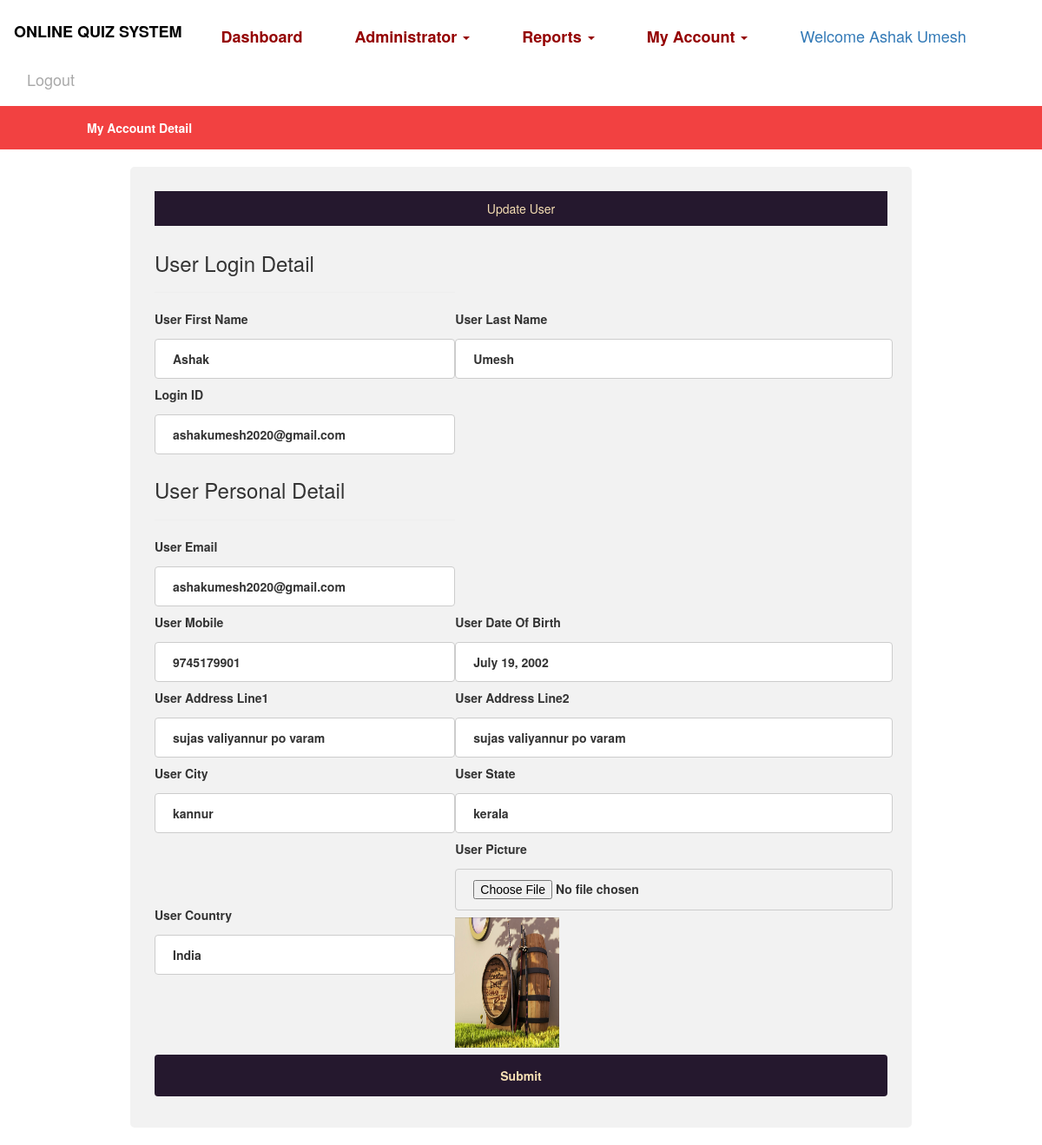
The app's page /myaccount/18 (signed in) with its own data.
### Quiz/models.py (models this page shows, shortened)
class UserDetail(models.Model):
    user = models.ForeignKey(User, on_delete=models.CASCADE, null=True)
    cat = models.CharField(max_length=30, null=True)
    gender = models.CharField(max_length=30, null=True)
    mobile = models.CharField(max_length=10, null=True)
    add1 = models.CharField(max_length=100, null=True)
    add2 = models.CharField(max_length=100, null=True)
    city = models.CharField(max_length=50, null=True)
    state = models.CharField(max_length=50, null=True)
    country = models.CharField(max_length=50, null=True)
    img = models.FileField(null=True)
    dob = models.DateField(null=True)

### Quiz/views.py (the view)
# urls.py: path('myaccount/<int:pid>',MyAccount, name='myaccount'),
def MyAccount(request,pid):
    if not request.user.is_authenticated:
        return redirect('tutorlogin')
    data1 = User.objects.get(id=pid)
    data = UserDetail.objects.get(user=data1)
    if data:
        if request.method == "POST":
            u = request.POST['loginid']
            f = request.POST['fname']
            l = request.POST['lname']
            e = request.POST['email']
            m = request.POST['mob']
            add1 = request.POST['address1']
            add2 = request.POST['address2']
            c = request.POST['user_city']
            s = request.POST['user_state']
            co = request.POST['user_country']
            data.user.first_name = f
            data.user.last_name = l
            data.user.username = u
            data.user.email = e
            data.mobile = m
            data.add1 = add1
            data.add2 = add2
            data.country = co
            data.city = c
            data.state = s
            data.user.save()
            data.save()
            try:
                i = request.FILES['image']
                data.img = i
                data.save()
            except:
                pass
    d = {'data':data}
    return render(request,'myaccount.html',d)

### Quiz/templates/myaccount.html (shortened to what this page needs)
{% extends 'base2.html' %}
{% load static %}
{% block body %}
<div style="background-color:rgb(242,65,65);padding:15px">
        <table width="1000" align="center">
    <tr><th style="color:white"><b>My Account Detail</b></th>
    </tr>
</table>
</div>
<body>
<div class="container">
<p>Update User</p>
<table width="850">
  <form action="" method="post" enctype="multipart/form-data">
<tr>
	<th><h3>User Login Detail</h3><hr></th>
</tr>
    <tr>
    <th><label for="fname">User First Name</label>
    <input type="text" id="fname" name="fname" value="{{request.user.first_name}}"></th>
    <th><label for="lname">User Last Name</label>
    <input type="text" id="lname" name="lname" value="{{request.user.last_name}}"></th>
 </tr>
 <tr>
    <th><label for="Login ID">Login ID</label>
    <input type="text" id="loginid" name="loginid" value="{{request.user.username}}"></th>
 </tr>
<tr>
	<th><h3>User Personal Detail</h3><hr></th>
</tr>
<tr>
 	<th><label for="email">User Email</label>
	<input type="email" id="email" name="email" value="{{request.user.email}}"></th>
</tr>
<tr>
	<tr>
    <th><label for="mobile">User Mobile</label>
    <input type="text" id="mob" name="mob" value="{{data.mobile}}"></th>
    <th><label for="dob">User Date Of Birth</label>
    <input type="text" id="dob" name="dob" value="{{data.dob}}" readonly></th>
 </tr>
 <tr>
    <th><label for="address1">User Address Line1</label>
    <input type="text" id="address1" name="address1" value="{{data.add1}}"></th>
    <th><label for="address2">User Address Line2</label>
    <input type="text" id="address2" name="address2" value="{{data.add2}}"></th>
 </tr>
<tr>
     <th><label for="user_city">User City</label>
    <input type="text" id="user_city" name="user_city" value="{{data.city}}"></th></th>
     <th><label for="user_state">User State</label>
    <input type="text" id="user_state" name="user_state" value="{{data.state}}"></th></th>
 </tr>
<tr>
     <th><label for="user_country">User Country</label>
         <input type="text" id="user_country" name="user_country" value="{{data.country}}"></th>
<th><label for="image">User Picture</label>
<input type="file" id="image" name="image" placeholder="choose file">
    <img src="{{data.img.url}}" style="width:120px;height:150px">
</th>
</tr>
</table>
    <b><input type="submit" value="Submit"></b>
</div>
{% endblock %}

### Quiz/templates/base2.html (shortened to what this page needs)
<!DOCTYPE html>
<html lang="en">
<head>
    {% load static %}
  <link rel="stylesheet" href="https://maxcdn.bootstrapcdn.com/bootstrap/3.4.0/css/bootstrap.min.css">
  <link rel = stylesheet href = "//cdn.datatables.net/1.10.19/css/jquery.dataTables.min.css">
</head>
<body>
<nav class="navbar navbar-expand-sm bg-info navbar-dark" style="background-color:white">
    <ul class="nav navbar-nav">
      <li class="navbar-brand" style="color:rgb(0, 0, 0)"><h4><b>ONLINE QUIZ SYSTEM</b></h4></li>
            <li class="navbar-brand"><a href="{% url 'userdashboard' %}" style="color:rgb(148, 0, 0)"><b>Dashboard</b></a></li>
      <li class="navbar-brand"><a class="dropdown-toggle" data-toggle="dropdown" href="#" style="color:rgb(148, 0, 0);bottom-padding:18px"><b>Administrator</b>  <span class="caret"></span></a>
      </li>
      <li class="navbar-brand"><a class="dropdown-toggle" data-toggle="dropdown" href="#" style="color:rgb(148, 0, 0);bottom-padding:18px"><b>Reports</b>  <span class="caret"></span></a>
      </li>
      <li class="navbar-brand"><a class="dropdown-toggle" data-toggle="dropdown" href="#" style="color:rgb(148, 0, 0);bottom-padding:18px"><b>My Account</b>  <span class="caret"></span></a>
      </li>
        <li class="navbar-brand"> <a href="#" style="color:rgb(148, 0, 0) margin-top:25px">Welcome {{request.user.first_name}} {{request.user.last_name}}</a></li>
        <li class="navbar-brand"><a href="{% url 'logout' %}" style="color:darkgrey">Logout</a></li>
    </ul>
</nav>
{% block body %}
{% endblock %}
</body>
</html>

### Quiz/templates/base2.html (style rules this page uses)
input[type=submit] { background-color: rgb(37, 24, 46); border: none; color: wheat; text-decoration: none; cursor: pointer; }

### Quiz/templates/myaccount.html (style rules this page uses)
p { background-color:rgb(37,24,46) ; padding:10px; color:wheat; text-align:center }
input[type=text] ,input[type=date],input[type=file] ,input[type=password],input[type=email],select { width: 100%; padding: 12px 20px; margin: 8px 0; display: inline-block; border: 1px solid #ccc; border-radius: 4px; box-sizing: border-box; }
input[type=submit] { width: 100%; background-color:rgb(37,24,46); color: wheat; padding: 14px 20px; margin: 8px 0; border: none; border-radius: 4px; cursor: pointer; }
.container { margin-top:20px; margin-bottom:20px; width:900px; float:center; border-radius: 5px; background-color: #f2f2f2; padding: 28px; }

### records on screen
UserDetail: mob "9745179901", dob "July 19, 2002", address1 "sujas valiyannur po varam", address2 "sujas valiyannur po varam", user_city "kannur", user_state "kerala", user_country "India", img (picture)

### other values on screen
{{ request.user.first_name }} "Ashak"
{{ request.user.last_name }} "Umesh"
